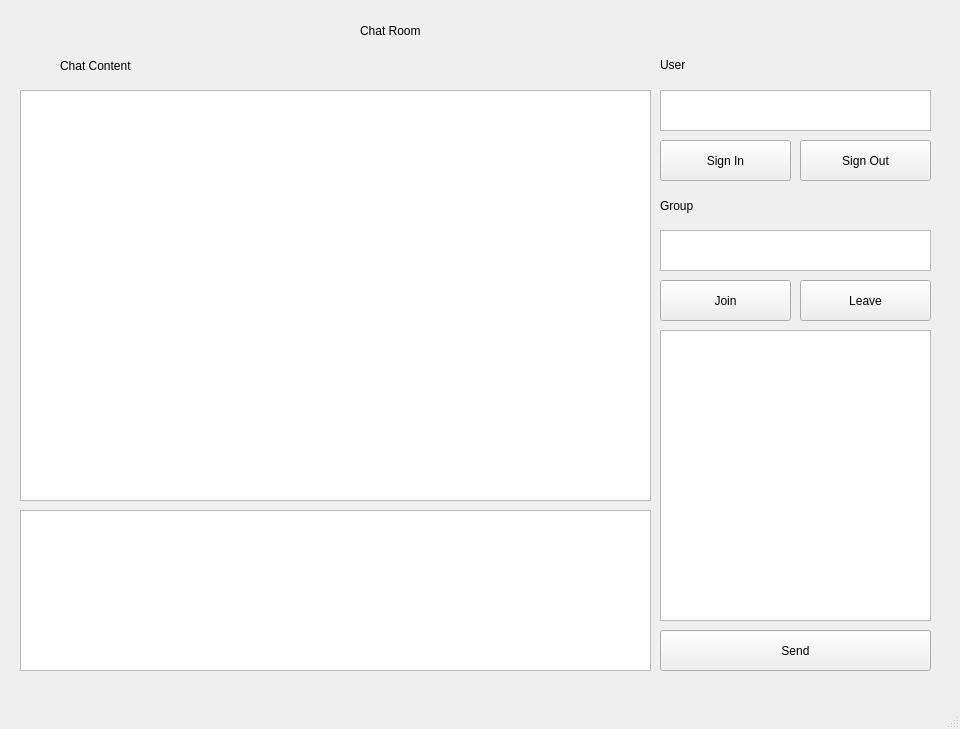
<?xml version="1.0" encoding="UTF-8"?>
<ui version="4.0">
 <class>MainWindow</class>
 <widget class="QMainWindow" name="MainWindow">
  <property name="geometry">
   <rect>
    <x>0</x>
    <y>0</y>
    <width>960</width>
    <height>729</height>
   </rect>
  </property>
  <property name="windowTitle">
   <string>MainWindow</string>
  </property>
  <widget class="QWidget" name="centralWidget">
   <widget class="QPushButton" name="sign_in_button">
    <property name="geometry">
     <rect>
      <x>660</x>
      <y>140</y>
      <width>131</width>
      <height>41</height>
     </rect>
    </property>
    <property name="styleSheet">
     <string notr="true">font: 75 24pt &quot;Consolas&quot;;</string>
    </property>
    <property name="text">
     <string>Sign In</string>
    </property>
   </widget>
   <widget class="QPushButton" name="join_button">
    <property name="geometry">
     <rect>
      <x>660</x>
      <y>280</y>
      <width>131</width>
      <height>41</height>
     </rect>
    </property>
    <property name="styleSheet">
     <string notr="true">font: 75 24pt &quot;Consolas&quot;;</string>
    </property>
    <property name="text">
     <string>Join</string>
    </property>
   </widget>
   <widget class="QPushButton" name="leave_button">
    <property name="geometry">
     <rect>
      <x>800</x>
      <y>280</y>
      <width>131</width>
      <height>41</height>
     </rect>
    </property>
    <property name="styleSheet">
     <string notr="true">font: 75 24pt &quot;Consolas&quot;;</string>
    </property>
    <property name="text">
     <string>Leave</string>
    </property>
   </widget>
   <widget class="QTextBrowser" name="username_window">
    <property name="geometry">
     <rect>
      <x>660</x>
      <y>90</y>
      <width>271</width>
      <height>41</height>
     </rect>
    </property>
    <property name="styleSheet">
     <string notr="true">font: 75 24pt &quot;Consolas&quot;;</string>
    </property>
   </widget>
   <widget class="QLabel" name="user_label">
    <property name="geometry">
     <rect>
      <x>660</x>
      <y>49</y>
      <width>271</width>
      <height>31</height>
     </rect>
    </property>
    <property name="styleSheet">
     <string notr="true">font: 75 24pt &quot;Consolas&quot;;</string>
    </property>
    <property name="text">
     <string>User</string>
    </property>
   </widget>
   <widget class="QTextBrowser" name="chat_window">
    <property name="geometry">
     <rect>
      <x>20</x>
      <y>90</y>
      <width>631</width>
      <height>411</height>
     </rect>
    </property>
    <property name="styleSheet">
     <string notr="true">font: 75 24pt &quot;Consolas&quot;;</string>
    </property>
   </widget>
   <widget class="QPlainTextEdit" name="message_input">
    <property name="geometry">
     <rect>
      <x>20</x>
      <y>510</y>
      <width>631</width>
      <height>161</height>
     </rect>
    </property>
    <property name="styleSheet">
     <string notr="true">font: 75 24pt &quot;Consolas&quot;;</string>
    </property>
   </widget>
   <widget class="QTextBrowser" name="member_window">
    <property name="geometry">
     <rect>
      <x>660</x>
      <y>330</y>
      <width>271</width>
      <height>291</height>
     </rect>
    </property>
    <property name="styleSheet">
     <string notr="true">font: 75 24pt &quot;Consolas&quot;;</string>
    </property>
   </widget>
   <widget class="QLabel" name="group_label">
    <property name="geometry">
     <rect>
      <x>660</x>
      <y>190</y>
      <width>271</width>
      <height>31</height>
     </rect>
    </property>
    <property name="styleSheet">
     <string notr="true">font: 75 24pt &quot;Consolas&quot;;</string>
    </property>
    <property name="text">
     <string>Group</string>
    </property>
   </widget>
   <widget class="QLabel" name="chat_label">
    <property name="geometry">
     <rect>
      <x>60</x>
      <y>50</y>
      <width>211</width>
      <height>31</height>
     </rect>
    </property>
    <property name="styleSheet">
     <string notr="true">font: 75 24pt &quot;Consolas&quot;;</string>
    </property>
    <property name="text">
     <string>Chat Content</string>
    </property>
   </widget>
   <widget class="QPushButton" name="send_button">
    <property name="geometry">
     <rect>
      <x>660</x>
      <y>630</y>
      <width>271</width>
      <height>41</height>
     </rect>
    </property>
    <property name="styleSheet">
     <string notr="true">font: 75 24pt &quot;Consolas&quot;;</string>
    </property>
    <property name="text">
     <string>Send</string>
    </property>
   </widget>
   <widget class="QPushButton" name="sign_out_button">
    <property name="geometry">
     <rect>
      <x>800</x>
      <y>140</y>
      <width>131</width>
      <height>41</height>
     </rect>
    </property>
    <property name="styleSheet">
     <string notr="true">font: 75 24pt &quot;Consolas&quot;;</string>
    </property>
    <property name="text">
     <string>Sign Out</string>
    </property>
   </widget>
   <widget class="QTextBrowser" name="group_window">
    <property name="geometry">
     <rect>
      <x>660</x>
      <y>230</y>
      <width>271</width>
      <height>41</height>
     </rect>
    </property>
    <property name="styleSheet">
     <string notr="true">font: 75 24pt &quot;Consolas&quot;;</string>
    </property>
   </widget>
   <widget class="QLabel" name="app_label">
    <property name="geometry">
     <rect>
      <x>360</x>
      <y>10</y>
      <width>251</width>
      <height>41</height>
     </rect>
    </property>
    <property name="styleSheet">
     <string notr="true">font: 75 48pt &quot;Consolas&quot;;</string>
    </property>
    <property name="text">
     <string>Chat Room</string>
    </property>
   </widget>
  </widget>
  <widget class="QStatusBar" name="statusBar"/>
 </widget>
 <layoutdefault spacing="6" margin="11"/>
 <resources/>
 <connections/>
</ui>
